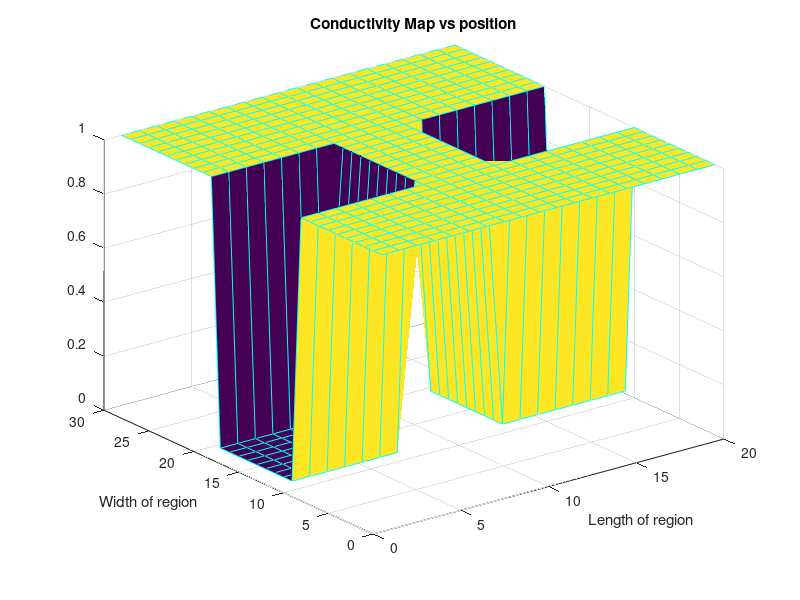
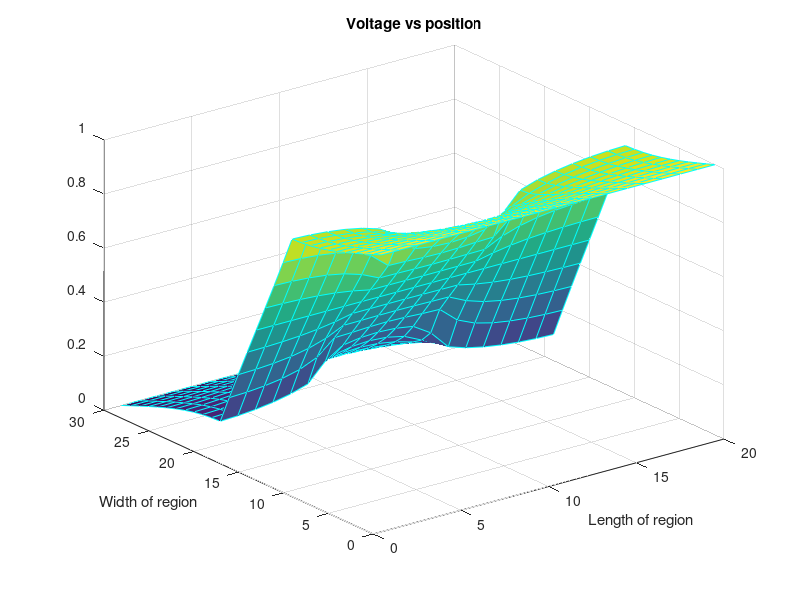
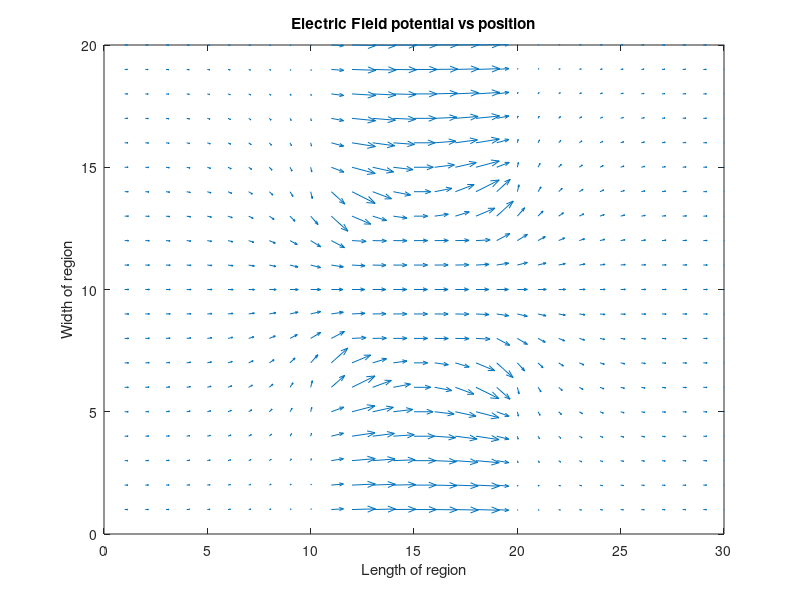
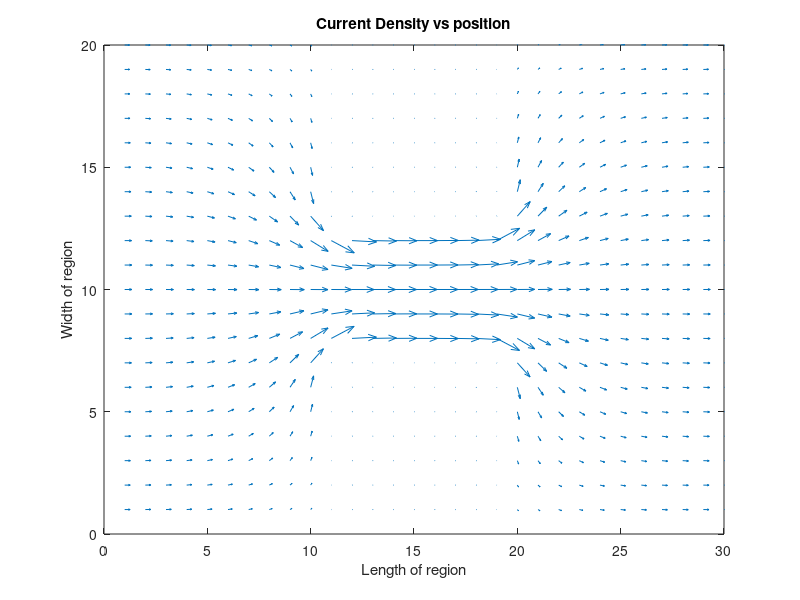

Source code (MATLAB) for these figures, in order:

L = 30;
W = 20;
N = 100;              % number of iterations

Xvec = linspace(0,L,30);
Yvec = linspace(0,W,20);
Xvec = Xvec';

cMap = zeros(length(Xvec),length(Yvec));

% conductivity grid cMap
for i = 1:length(Xvec)
   for j = 1:length(Yvec)
       if (i>10) && (i<20) && (j>0) && (j<8)
           cMap(i,j) = 10^-2;
       elseif (i>10) && (i<20) && (j>12) && (j<21)
           cMap(i,j) = 10^-2;    
       else
           cMap(i,j) = 1;
       end 
   end
end


 [X,Y] = meshgrid(Yvec,Xvec);
  

nx = length(Xvec);
ny = length(Yvec);

G = sparse(nx*ny);
B = zeros(1,nx*ny);

for i = 1:nx
    for j = 1:ny
        n = j + (i - 1) * ny;

        if i == 1
            G(n, :) = 0;
            G(n, n) = 1;
            B(n) = 1;
        elseif i == nx
            G(n, :) = 0;
            G(n, n) = 1;
        elseif j == 1
            nxm = j + (i - 2) * ny;
            nxp = j + (i) * ny;
            nyp = j + 1 + (i - 1) * ny;

            rxm = (cMap(i, j) + cMap(i - 1, j)) / 2.0;
            rxp = (cMap(i, j) + cMap(i + 1, j)) / 2.0;
            ryp = (cMap(i, j) + cMap(i, j + 1)) / 2.0;

            G(n, n) = -(rxm+rxp+ryp);
            G(n, nxm) = rxm;
            G(n, nxp) = rxp;
            G(n, nyp) = ryp;

        elseif j ==  ny
            nxm = j + (i - 2) * ny;
            nxp = j + (i) * ny;
            nym = j - 1 + (i - 1) * ny;

            rxm = (cMap(i, j) + cMap(i - 1, j)) / 2.0;
            rxp = (cMap(i, j) + cMap(i + 1, j)) / 2.0;
            rym = (cMap(i, j) + cMap(i, j - 1)) / 2.0;

            G(n, n) = -(rxm + rxp + rym);
            G(n, nxm) = rxm;
            G(n, nxp) = rxp;
            G(n, nym) = rym;
        else
            nxm = j + (i-2)*ny;
            nxp = j + (i)*ny;
            nym = j-1 + (i-1)*ny;
            nyp = j+1 + (i-1)*ny;

            rxm = (cMap(i,j) + cMap(i-1,j))/2.0;
            rxp = (cMap(i,j) + cMap(i+1,j))/2.0;
            rym = (cMap(i,j) + cMap(i,j-1))/2.0;
            ryp = (cMap(i,j) + cMap(i,j+1))/2.0;

            G(n,n) = -(rxm+rxp+rym+ryp);
            G(n,nxm) = rxm;
            G(n,nxp) = rxp;
            G(n,nym) = rym;
            G(n,nyp) = ryp;
        end

    end
end

V = G\B';

vMap = zeros(nx,ny);
for i = 1:nx
    for j = 1:ny
        n = j + (i - 1) * ny;
        vMap(i, j) = V(n);
    end
end

for i = 1:nx
    for j = 1:ny
        if i == 1
            Ex(i, j) = (vMap(i + 1, j) - vMap(i, j));
        elseif i == nx
            Ex(i, j) = (vMap(i, j) - vMap(i - 1, j));
        else
            Ex(i, j) = (vMap(i + 1, j) - vMap(i - 1, j)) * 0.5;
        end
        if j == 1
            Ey(i, j) = (vMap(i, j + 1) - vMap(i, j));
        elseif j == ny
            Ey(i, j) = (vMap(i, j) - vMap(i, j - 1));
        else
            Ey(i, j) = (vMap(i, j + 1) - vMap(i, j - 1)) * 0.5;
        end
    end
end

Ex = -Ex;
Ey = -Ey;

eFlowx = cMap .* Ex;
eFlowy = cMap .* Ey;

figure (1)
surf(cMap,'EdgeColor','c');
title('Conductivity Map vs position')
xlabel('Length of region')
ylabel('Width of region')

figure (2)
surf(vMap,'EdgeColor','c');
title('Voltage vs position')
xlabel('Length of region')
ylabel('Width of region')

figure (3)
quiver(Ex', Ey');
title('Electric Field potential vs position')
axis([0 L 0 W]);
xlabel('Length of region')
ylabel('Width of region')

figure (4)
quiver(eFlowx', eFlowy');
title ('Current Density vs position')
axis([0 L 0 W]);
xlabel('Length of region')
ylabel('Width of region')